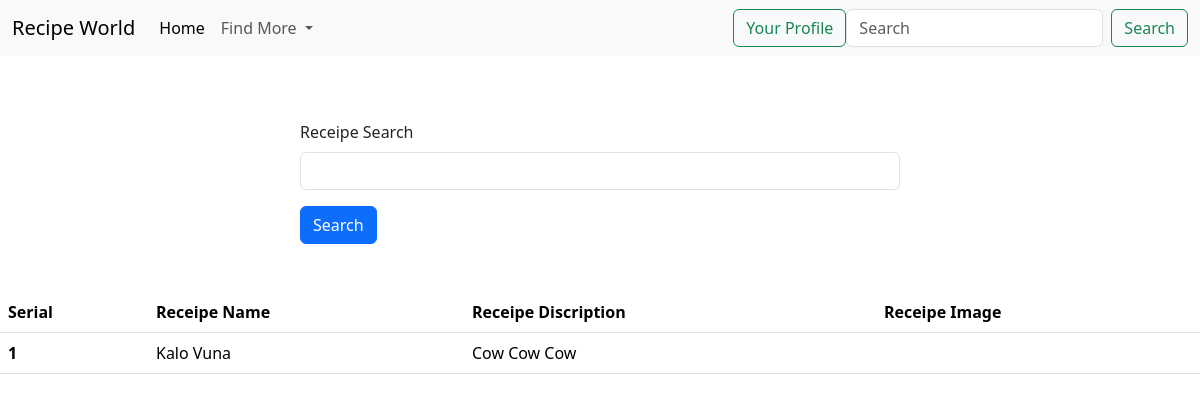
The app's page /, older data.
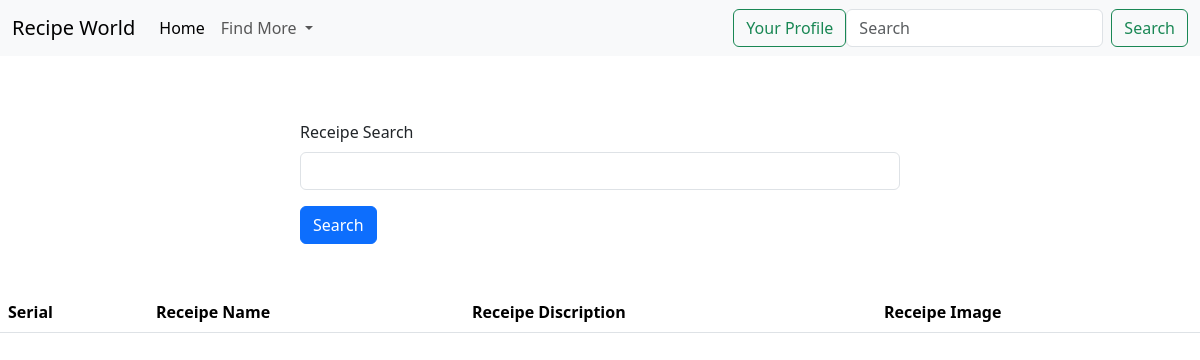
The same page, newer data.
### Recipe/models.py (models this page shows)
class Receipe(models.Model):
    user = models.ForeignKey(User, on_delete=models.SET_NULL, null=True, blank=True)
    receipe_name = models.CharField(max_length = 100)
    receipe_discription = models.TextField()
    receipe_image = models.ImageField(upload_to= 'receipe')

### Recipe/views.py (the view)
# urls.py: path('', home, name="home"),
def home(request):
    queryset = Receipe.objects.all()
    if request.GET.get('search'):
        queryset = queryset.filter(receipe_name__icontains = request.GET.get('search'))
    context = {'receipes': queryset}
    return render(request, 'home.html', context)

### Recipe/templates/home.html (shortened to what this page needs)
{% load static %}
<!DOCTYPE html>
<html lang="en">
<head>
  <link href="https://cdn.jsdelivr.net/npm/bootstrap@5.3.2/dist/css/bootstrap.min.css" rel="stylesheet">
</head>
<body>
    <nav class="navbar navbar-expand-lg fixed-top bg-body-tertiary">
        <div class="container-fluid">
          <a class="navbar-brand" href="">Recipe World</a>
          <div class="collapse navbar-collapse" id="navbarSupportedContent">
            <ul class="navbar-nav me-auto mb-2 mb-lg-0">
              <li class="nav-item">
                <a class="nav-link active" aria-current="page" href="">Home</a>
              </li>
              <li class="nav-item dropdown">
                <a class="nav-link dropdown-toggle" href="#" role="button" data-bs-toggle="dropdown" aria-expanded="false">
                  Find More
                </a>
              </li>
            </ul>
            <a class="btn btn-outline-success " href="/add_recipe" name="profile" type="submit">Your Profile</a>
            <form class="d-flex" role="search" method = "post">
              <input class="form-control me-2" type="search" placeholder="Search" aria-label="Search">
              <button class="btn btn-outline-success" name="search" type="submit">Search</button>
            </form>
          </div>
        </div>
    </nav>
    <br><br><br>
    <div class="mt-5">
        <div class="mx-auto col-6">
          <form action="">
          <div class="mb-3">
            <label for="exampleInputEmail1" class="form-label">Receipe Search </label>
            <input name = "search" type="text" class="form-control">
          </div>
          <button class="btn btn-primary">Search</button>
        </form>
       </div>
      </div>
      <table class="table mt-5">
        <thead>
          <tr>
            <th scope="col">Serial</th>
            <th scope="col">Receipe Name</th>
            <th scope="col">Receipe Discription</th>
            <th scope="col">Receipe Image</th>
          </tr>
        </thead>
        <tbody>
          {% for receipe in receipes %}
          <tr>
            <th scope="row">{{forloop.counter}} </th>
            <td>{{receipe.receipe_name}} </td>
            <td> {{receipe.receipe_discription}} </td>
            <td> <img src="/media/{{receipe.receipe_image}}" alt="" style="height: 100px;"> </td>
          </tr>
          {% endfor %}
        </tbody>
      </table>
</body>
</html>

Row changes from the older to the newer data that the page shows:
removed Receipe: receipe_name "Kalo Vuna", receipe_discription "Cow Cow Cow"
